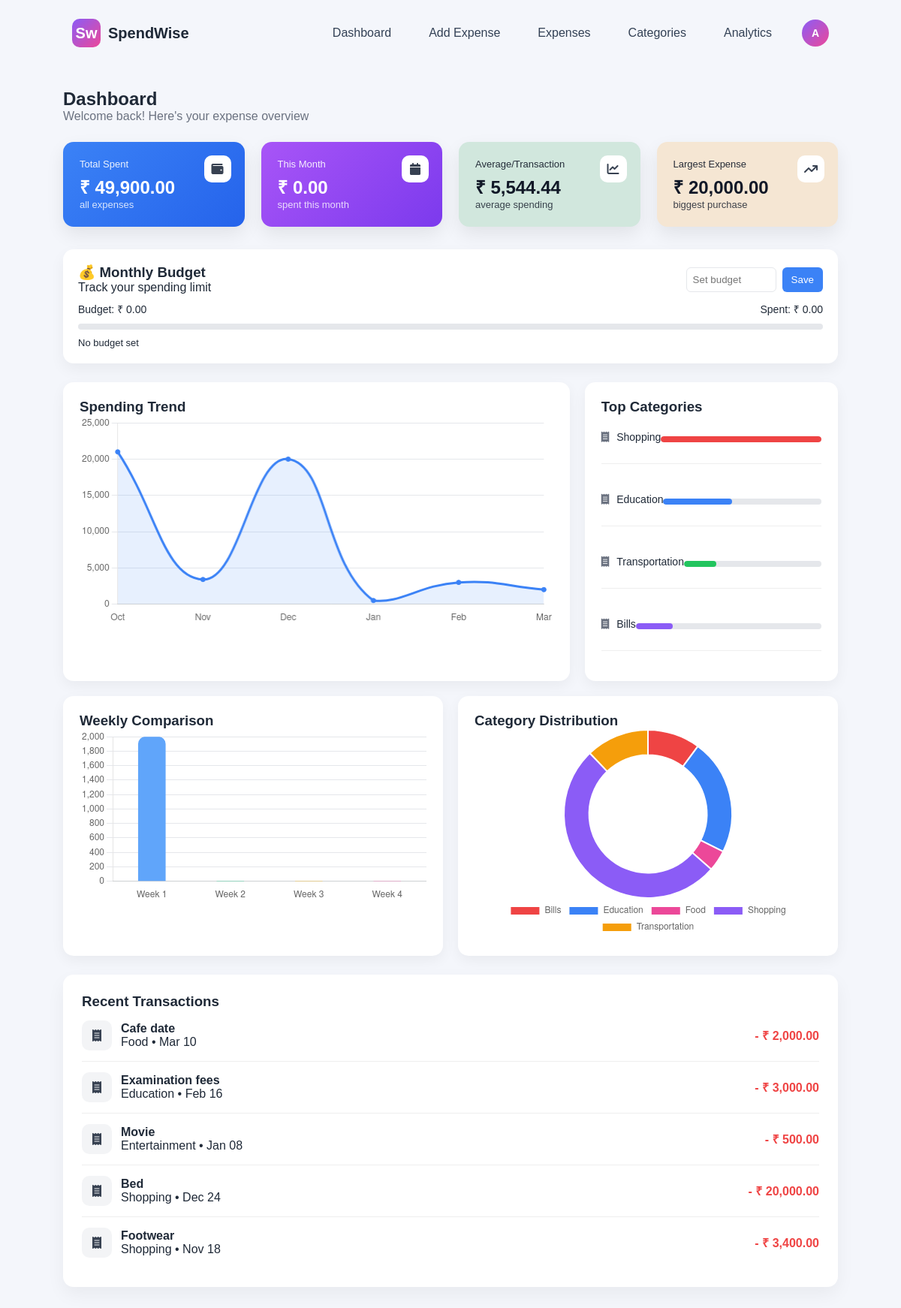
The app's page /dashboard.php (signed in) with its own data.
### tables this page shows
CREATE TABLE `expenses` (
  `id` int NOT NULL,
  `user_id` int NOT NULL,
  `title` varchar(150) NOT NULL,
  `amount` decimal(10,2) NOT NULL,
  `category` varchar(100) DEFAULT NULL,
  `type` enum('income','expense') NOT NULL,
  `expense_date` date NOT NULL,
  `created_at` timestamp NULL DEFAULT CURRENT_TIMESTAMP
);

### dashboard.php (the view, shortened to what this page needs)
<?php
include("config.php");
$user_id = $_SESSION['user_id'];
$totalQuery = $conn->query("SELECT SUM(amount) as total FROM expenses WHERE user_id=$user_id");
$totalData = $totalQuery->fetch_assoc();
$total = $totalData['total'] ?? 0;
$monthQuery = $conn->query("SELECT SUM(amount) as month_total
FROM expenses
WHERE user_id=$user_id
AND MONTH(expense_date)=MONTH(CURDATE())
AND YEAR(expense_date)=YEAR(CURDATE())");
$monthData = $monthQuery->fetch_assoc();
$month_total = $monthData['month_total'] ?? 0;
$countQuery = $conn->query("SELECT COUNT(*) as total_count FROM expenses WHERE user_id=$user_id");
$countData = $countQuery->fetch_assoc();
$total_transactions = $countData['total_count'] ?? 0;
$average = $total_transactions > 0 ? $total / $total_transactions : 0;
$categoryQuery = $conn->query("
SELECT c.name AS category, IFNULL(SUM(e.amount),0) AS total
FROM categories c
LEFT JOIN expenses e
ON c.name = e.category
AND e.user_id = $user_id
WHERE c.user_id = $user_id
GROUP BY c.name
");
$categories = [];
$categoryTotals = [];
while($row = $categoryQuery->fetch_assoc()){
    $categories[] = $row['category'];
    $categoryTotals[] = $row['total'];
}
$days = [];
$dayTotals = [];
$query = $conn->query("
SELECT DATE_FORMAT(expense_date,'%b') AS month,
SUM(amount) AS total
FROM expenses
WHERE user_id=$user_id
GROUP BY DATE_FORMAT(expense_date,'%b')
ORDER BY MIN(expense_date)
LIMIT 7
");
if($query){
while($row = $query->fetch_assoc()){
$days[] = $row['month'];
$dayTotals[] = $row['total'];
}
}
$weeklyTotals = [];
for ($i = 3; $i >= 0; $i--) {
$start = date("Y-m-d", strtotime("-".(($i+1)*7)." days"));
$end = date("Y-m-d", strtotime("-".($i*7)." days"));
$query = $conn->query("
SELECT SUM(amount) as total
FROM expenses
WHERE user_id=$user_id
AND expense_date BETWEEN '$start' AND '$end'
");
$data = $query->fetch_assoc();
$weeklyTotals[] = $data['total'] ?? 0;
}
$topCatQuery = $conn->query("
SELECT c.name AS category, IFNULL(SUM(e.amount),0) AS total
FROM categories c
LEFT JOIN expenses e
ON c.name = e.category
AND e.user_id = $user_id
WHERE c.user_id = $user_id
GROUP BY c.name
ORDER BY total DESC
LIMIT 4
");
$topCategories = [];
while($row = $topCatQuery->fetch_assoc()){
$topCategories[] = $row;
}
$largestQuery = $conn->query("SELECT MAX(amount) as largest FROM expenses WHERE user_id=$user_id");
$largestData = $largestQuery->fetch_assoc();
$largest = $largestData['largest'] ?? 0;
$recentQuery = $conn->query("SELECT * FROM expenses
WHERE user_id=$user_id
ORDER BY expense_date DESC
LIMIT 5");
$budget = 0;
$budgetMsg = "No budget set";
$budgetClass = "";
?>
<!DOCTYPE html>
<html>
<head>
<link rel="stylesheet" href="style.css">
<link rel="stylesheet" href="dashboard.css">
<link rel="stylesheet"
href="https://cdnjs.cloudflare.com/ajax/libs/font-awesome/6.5.0/css/all.min.css">
</head>
<body>
<header class="navbar">
<div class="logo">
<div class="logo-icon">
<span class="big-f">S</span>
<span class="small-t">w</span>
</div>
SpendWise
</div>
<nav>
<a href="dashboard.php">Dashboard</a>
<a href="add_expense.php">Add Expense</a>
<a href="expenses.php">Expenses</a>
<a href="categories.php">Categories</a>
<a href="analytics.php">Analytics</a>
<div class="profile-menu">
<div class="profile-icon" onclick="toggleProfile()">
<?php echo strtoupper(substr($_SESSION['username'],0,1)); ?>
</div>
</div>
</nav>
</header>
<section class="dashboard-container">
<h2>Dashboard</h2>
<p class="subtitle">Welcome back! Here's your expense overview</p>
<div class="cards-grid">
<div class="card blue">
<div class="card-icon"><i class="fa-solid fa-wallet"></i></div>
<h4>Total Spent</h4>
<h2>₹ <?php echo number_format($total,2); ?></h2>
<p>all expenses</p>
</div>
<div class="card purple">
<div class="card-icon"><i class="fa-solid fa-calendar"></i></div>
<h4>This Month</h4>
<h2>₹ <?php echo number_format($month_total,2); ?></h2>
<p>spent this month</p>
</div>
<div class="card green">
<div class="card-icon"><i class="fa-solid fa-chart-line"></i></div>
<h4>Average/Transaction</h4>
<h2>₹ <?php echo number_format($average,2); ?></h2>
<p>average spending</p>
</div>
<div class="card orange">
<div class="card-icon"><i class="fa-solid fa-arrow-trend-up"></i></div>
<h4>Largest Expense</h4>
<h2>₹ <?php echo number_format($largest,2); ?></h2>
<p>biggest purchase</p>
</div>
</div>
<div class="budget-box <?php echo $budgetClass; ?>">
<div class="budget-top">
<div>
<h3>💰 Monthly Budget</h3>
<p>Track your spending limit</p>
</div>
<form method="POST" class="budget-form">
<input type="number" name="budget" placeholder="Set budget" required>
<button type="submit">Save</button>
</form>
</div>
<div class="budget-stats">
<span>Budget: ₹ <?php echo number_format($budget,2); ?></span>
<span>Spent: ₹ <?php echo number_format($month_total,2); ?></span>
</div>
<div class="progress-bar">
</div>
<p class="budget-msg"><?php echo $budgetMsg; ?></p>
</div>
<div class="charts-grid">
<div class="chart-card">
<h3>Spending Trend</h3>
<canvas id="lineChart"></canvas>
</div>
<div class="chart-card categories">
<h3>Top Categories</h3>
<?php if(count($topCategories)==0): ?>
<p style="color:#6b7280;">No category data yet</p>
<?php else: ?>
<?php
$max = max(array_column($topCategories,'total'));
$colors = ['red','blue','green','purple','pink','orange'];
$i = 0;
?>
<?php foreach($topCategories as $cat):
$percent = $max>0 ? ($cat['total']/$max)*100 : 0;
$color = $colors[$i % count($colors)];
$i++;
?>
<div class="category-row">
<div class="cat-info">
<i class="fa-solid fa-receipt"></i>
<span><?php echo $cat['category']; ?></span>
</div>
<div class="progress-bar">
<div class="progress <?php echo $color ?>" style="width:<?php echo $percent ?>%"></div>
</div>
</div>
<?php endforeach; ?>
<?php endif; ?>
</div>
</div>
<div class="charts-row">
<div class="chart-card">
<h3>Weekly Comparison</h3>
<canvas id="barChart"></canvas>
</div>
<div class="chart-card">
<h3>Category Distribution</h3>
<canvas id="pieChart"></canvas>
</div>
</div>
<div class="recent-card">
<h3>Recent Transactions</h3>
<?php if($recentQuery && $recentQuery->num_rows > 0): ?>
<?php while($row = $recentQuery->fetch_assoc()): ?>
<div class="transaction">
<div class="left">
<div class="ticon">
<i class="fa-solid fa-receipt"></i>
</div>
<div>
<strong><?php echo htmlspecialchars($row['title']); ?></strong>
<p>
<?php echo htmlspecialchars($row['category']); ?> •
<?php echo date("M d", strtotime($row['expense_date'])); ?>
</p>
</div>
</div>
<div class="amount">
- ₹ <?php echo number_format($row['amount'],2); ?>
</div>
</div>
<?php endwhile; ?>
<?php else: ?>
<p style="color:#6b7280;">No transactions yet</p>
<?php endif; ?>
</div>
</section>
<script>
/* SPENDING TREND */
new Chart(document.getElementById('lineChart'),{
type:'line',
data:{
labels: <?php echo json_encode($days); ?>,
datasets:[{
label:'Expenses',
data: <?php echo json_encode($dayTotals); ?>,
borderColor:'#3b82f6',
backgroundColor:'rgba(59,130,246,0.12)',
fill:true,
tension:0.45,
pointRadius:3,
pointBackgroundColor:'#3b82f6'
}]
},
options:{
plugins:{legend:{display:false}},
scales:{
y:{beginAtZero:true,grid:{color:'#e5e7eb'}},
x:{grid:{display:false}}
}
}
});
/* WEEKLY BAR */
new Chart(document.getElementById('barChart'),{
type:'bar',
data:{
labels:['Week 1','Week 2','Week 3','Week 4'],
datasets:[{
data: <?php echo json_encode($weeklyTotals); ?>,
backgroundColor:[
'#60a5fa',
'#34d399',
'#fbbf24',
'#f472b6'
],
borderRadius:10,
barThickness:36
}]
},
options:{
plugins:{legend:{display:false}},
scales:{
y:{grid:{color:'#e5e7eb'}},
x:{grid:{display:false}}
}
}
});
/* CATEGORY PIE */
new Chart(document.getElementById('pieChart'),{
type:'doughnut',
data:{
labels: <?php echo json_encode($categories); ?>,
datasets:[{
data: <?php echo json_encode($categoryTotals); ?>,
backgroundColor:[
'#ef4444',
'#3b82f6',
'#ec4899',
'#8b5cf6',
'#f59e0b'
]
}]
},
options:{
cutout:'70%',
plugins:{
legend:{position:'bottom'}
}
}
});
</script>
<script>
function downloadPDF(){
const element = document.querySelector(".dashboard-container");
/* SAVE THEME */
const isDark = document.body.classList.contains("dark");
/* REMOVE DARK MODE FOR PDF */
document.body.classList.remove("dark");
/* FIX WIDTH FOR A4 */
element.style.width = "800px";
element.style.margin = "auto";
/* CONVERT CHARTS → IMAGES */
const canvases = document.querySelectorAll("canvas");
const images = [];
canvases.forEach((canvas, i) => {
    const img = document.createElement("img");
    img.src = canvas.toDataURL("image/png");
    img.style.width = "100%";
    img.style.marginBottom = "20px";
    images.push({canvas, img});
    canvas.parentNode.replaceChild(img, canvas);
});
/* PDF OPTIONS */
const opt = {
margin: 10,
filename: 'SpendWise_Dashboard.pdf',
image: { type: 'jpeg', quality: 1 },
html2canvas: {
    scale: 2,
    useCORS: true
},
jsPDF: {
    unit: 'mm',
    format: 'a4',
    orientation: 'portrait'
},
pagebreak: { mode: ['avoid-all', 'css', 'legacy'] }
};
/* GENERATE PDF */
html2pdf().set(opt).from(element).save().then(() => {
/* RESTORE CHARTS */
images.forEach(obj => {
    obj.img.parentNode.replaceChild(obj.canvas, obj.img);
});
/* RESTORE THEME */
if(isDark){
    document.body.classList.add("dark");
}
/* RESET WIDTH */
element.style.width = "";
element.style.margin = "";
});
}
</script>
</body>
</html>

### style.css (style rules this page uses)
* { margin:0; padding:0; box-sizing:border-box; font-family:'Poppins', sans-serif; }
body { background:#f8fafc; color:#1e293b; }
.navbar { display:flex; justify-content:space-between; align-items:center; padding:25px 8%; }
.logo { display:flex; align-items:center; font-weight:600; font-size:20px; }
.logo-icon { width:38px; height:38px; background:linear-gradient(135deg,#8b5cf6,#ec4899); border-radius:10px; display:flex; align-items:center; justify-content:center; color:white; margin-right:10px; }
.navbar nav a { margin-left:25px; text-decoration:none; color:#334155; font-weight:500; }
.card { background:white; padding:30px; border-radius:20px; box-shadow:0 20px 40px rgba(0,0,0,0.05); }
.category-row { display:flex; justify-content:space-between; align-items:center; padding:18px 0; border-bottom:1px solid #eee; }
.purple { background:#ede9fe; }
.green { background:#dcfce7; }
.profile-menu { position:relative; display:inline-block; margin-left:10px; }
.profile-icon { width:34px; height:34px; border-radius:50%; background:#6366f1; color:white; display:flex; align-items:center; justify-content:center; font-weight:600; cursor:pointer; font-size:14px; }
.navbar { display:flex; justify-content:space-between; align-items:center; }
.navbar nav { display:flex; align-items:center; gap:25px; margin-left:auto; }
.profile-menu { position:relative; margin-left:15px; }
.profile-icon { width:36px; height:36px; border-radius:50%; background:linear-gradient(135deg,#8b5cf6,#ec4899); color:white; display:flex; align-items:center; justify-content:center; font-weight:600; cursor:pointer; font-size:14px; }
.chart-card, .summary-card, .insight-card, .category-item { page-break-inside: avoid; break-inside: avoid; }
body { transition: all 0.3s ease; }

### records on screen
expenses: title "Cafe date", category "Food", expense_date "Mar 10", amount "2,000.00"
expenses: title "Examination fees", category "Education", expense_date "Feb 16", amount "3,000.00"
expenses: title "Movie", category "Entertainment", expense_date "Jan 08", amount "500.00"
expenses: title "Bed", category "Shopping", expense_date "Dec 24", amount "20,000.00"
expenses: title "Footwear", category "Shopping", expense_date "Nov 18", amount "3,400.00"

### other values on screen
substr($_SESSION['username'],0,1) "A"
$total "49,900.00"
$month_total "0.00"
$average "5,544.44"
$largest "20,000.00"
$budget "0.00"
$budgetMsg "No budget set"
$cat['category'] "Shopping"
$cat['category'] "Education"
$cat['category'] "Transportation"
$cat['category'] "Bills"
chart data {{ json_encode($days) }} ["Oct","Nov","Dec","Jan","Feb","Mar"]
chart data {{ json_encode($dayTotals) }} ["21000.00","3400.00","20000.00","500.00","3000.00","2000.00"]
chart data {{ json_encode($weeklyTotals) }} ["2000.00",0,0,0]
chart data {{ json_encode($categories) }} ["Bills","Education","Food","Shopping","Transportation"]
